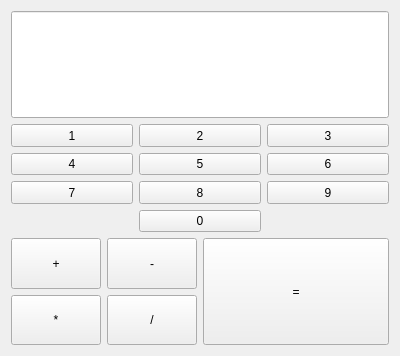
<?xml version="1.0" encoding="UTF-8"?>
<ui version="4.0">
 <class>Form</class>
 <widget class="QWidget" name="Form">
  <property name="geometry">
   <rect>
    <x>0</x>
    <y>0</y>
    <width>400</width>
    <height>356</height>
   </rect>
  </property>
  <property name="windowTitle">
   <string>Form</string>
  </property>
  <layout class="QVBoxLayout" name="verticalLayout">
   <item>
    <widget class="QLineEdit" name="lineEdit">
     <property name="sizePolicy">
      <sizepolicy hsizetype="Expanding" vsizetype="Expanding">
       <horstretch>0</horstretch>
       <verstretch>0</verstretch>
      </sizepolicy>
     </property>
    </widget>
   </item>
   <item>
    <layout class="QGridLayout" name="gridLayout">
     <item row="2" column="1">
      <widget class="QPushButton" name="pushButton_8">
       <property name="sizePolicy">
        <sizepolicy hsizetype="Minimum" vsizetype="Expanding">
         <horstretch>0</horstretch>
         <verstretch>0</verstretch>
        </sizepolicy>
       </property>
       <property name="text">
        <string>8</string>
       </property>
      </widget>
     </item>
     <item row="0" column="0">
      <widget class="QPushButton" name="but_1">
       <property name="sizePolicy">
        <sizepolicy hsizetype="Minimum" vsizetype="Expanding">
         <horstretch>0</horstretch>
         <verstretch>0</verstretch>
        </sizepolicy>
       </property>
       <property name="text">
        <string>1</string>
       </property>
      </widget>
     </item>
     <item row="1" column="0">
      <widget class="QPushButton" name="pushButton_4">
       <property name="sizePolicy">
        <sizepolicy hsizetype="Minimum" vsizetype="Expanding">
         <horstretch>0</horstretch>
         <verstretch>0</verstretch>
        </sizepolicy>
       </property>
       <property name="text">
        <string>4</string>
       </property>
      </widget>
     </item>
     <item row="1" column="2">
      <widget class="QPushButton" name="pushButton_6">
       <property name="sizePolicy">
        <sizepolicy hsizetype="Minimum" vsizetype="Expanding">
         <horstretch>0</horstretch>
         <verstretch>0</verstretch>
        </sizepolicy>
       </property>
       <property name="text">
        <string>6</string>
       </property>
      </widget>
     </item>
     <item row="0" column="2">
      <widget class="QPushButton" name="pushButton_3">
       <property name="sizePolicy">
        <sizepolicy hsizetype="Minimum" vsizetype="Expanding">
         <horstretch>0</horstretch>
         <verstretch>0</verstretch>
        </sizepolicy>
       </property>
       <property name="text">
        <string>3</string>
       </property>
      </widget>
     </item>
     <item row="2" column="2">
      <widget class="QPushButton" name="pushButton_9">
       <property name="sizePolicy">
        <sizepolicy hsizetype="Minimum" vsizetype="Expanding">
         <horstretch>0</horstretch>
         <verstretch>0</verstretch>
        </sizepolicy>
       </property>
       <property name="text">
        <string>9</string>
       </property>
      </widget>
     </item>
     <item row="1" column="1">
      <widget class="QPushButton" name="pushButton_5">
       <property name="sizePolicy">
        <sizepolicy hsizetype="Minimum" vsizetype="Expanding">
         <horstretch>0</horstretch>
         <verstretch>0</verstretch>
        </sizepolicy>
       </property>
       <property name="text">
        <string>5</string>
       </property>
      </widget>
     </item>
     <item row="2" column="0">
      <widget class="QPushButton" name="pushButton_7">
       <property name="sizePolicy">
        <sizepolicy hsizetype="Minimum" vsizetype="Expanding">
         <horstretch>0</horstretch>
         <verstretch>0</verstretch>
        </sizepolicy>
       </property>
       <property name="text">
        <string>7</string>
       </property>
      </widget>
     </item>
     <item row="3" column="1">
      <widget class="QPushButton" name="but_0">
       <property name="sizePolicy">
        <sizepolicy hsizetype="Minimum" vsizetype="Expanding">
         <horstretch>0</horstretch>
         <verstretch>0</verstretch>
        </sizepolicy>
       </property>
       <property name="text">
        <string>0</string>
       </property>
      </widget>
     </item>
     <item row="0" column="1">
      <widget class="QPushButton" name="pushButton_2">
       <property name="sizePolicy">
        <sizepolicy hsizetype="Minimum" vsizetype="Expanding">
         <horstretch>0</horstretch>
         <verstretch>0</verstretch>
        </sizepolicy>
       </property>
       <property name="text">
        <string>2</string>
       </property>
      </widget>
     </item>
    </layout>
   </item>
   <item>
    <layout class="QHBoxLayout" name="horizontalLayout">
     <item>
      <layout class="QGridLayout" name="gridLayout_2">
       <item row="0" column="0">
        <widget class="QPushButton" name="pushButton_11">
         <property name="sizePolicy">
          <sizepolicy hsizetype="Minimum" vsizetype="Expanding">
           <horstretch>0</horstretch>
           <verstretch>0</verstretch>
          </sizepolicy>
         </property>
         <property name="text">
          <string>+</string>
         </property>
        </widget>
       </item>
       <item row="0" column="1">
        <widget class="QPushButton" name="pushButton_12">
         <property name="sizePolicy">
          <sizepolicy hsizetype="Minimum" vsizetype="Expanding">
           <horstretch>0</horstretch>
           <verstretch>0</verstretch>
          </sizepolicy>
         </property>
         <property name="text">
          <string>-</string>
         </property>
        </widget>
       </item>
       <item row="1" column="0">
        <widget class="QPushButton" name="pushButton_13">
         <property name="sizePolicy">
          <sizepolicy hsizetype="Minimum" vsizetype="Expanding">
           <horstretch>0</horstretch>
           <verstretch>0</verstretch>
          </sizepolicy>
         </property>
         <property name="text">
          <string>*</string>
         </property>
        </widget>
       </item>
       <item row="1" column="1">
        <widget class="QPushButton" name="pushButton_14">
         <property name="sizePolicy">
          <sizepolicy hsizetype="Minimum" vsizetype="Expanding">
           <horstretch>0</horstretch>
           <verstretch>0</verstretch>
          </sizepolicy>
         </property>
         <property name="text">
          <string>/</string>
         </property>
        </widget>
       </item>
      </layout>
     </item>
     <item>
      <widget class="QPushButton" name="but_ravno">
       <property name="sizePolicy">
        <sizepolicy hsizetype="Minimum" vsizetype="Expanding">
         <horstretch>0</horstretch>
         <verstretch>0</verstretch>
        </sizepolicy>
       </property>
       <property name="text">
        <string>=</string>
       </property>
      </widget>
     </item>
    </layout>
   </item>
  </layout>
 </widget>
 <resources/>
 <connections/>
</ui>
